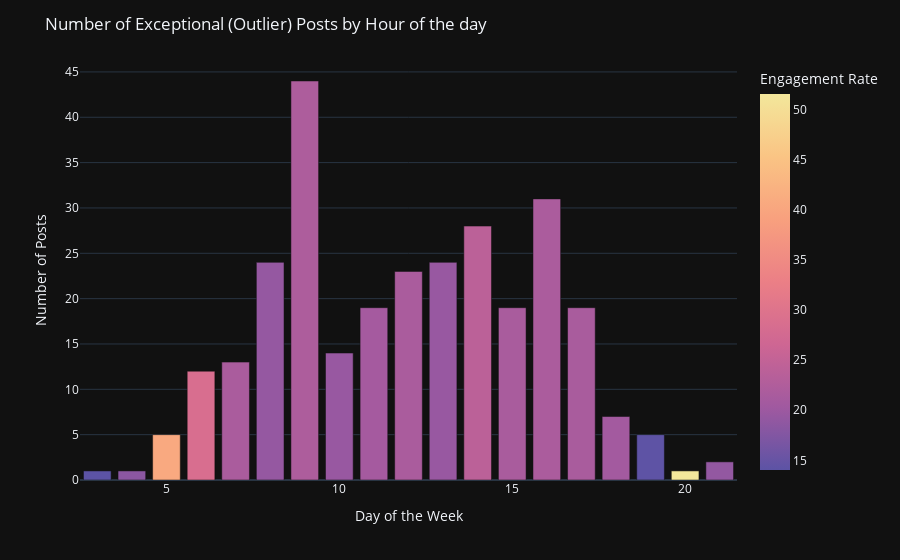

The code cell stored with this chart in its notebook:
### Code cell
# create a groupby object by grouping the data based on hour for the outlier dataframe
outlier_hour_group = outliers.groupby(outliers[PUBLISHED_DATE].dt.hour)

# create a new dataframe with the mean engagement rate for each day of the week and the number of posts
outlier_hour_df = pd.DataFrame(outlier_hour_group[ENGAGEMENT_RATE].mean())
outlier_hour_df['Hour'] = outlier_hour_df.index
outlier_hour_df[NUMBER_OF_POSTS] = outlier_hour_group[ENGAGEMENT_RATE].count()
outlier_hour_df.set_index('Hour', inplace=True)

# create a bar chart of number of posts for each day of the week with engagement rate as the color
fig = px.bar(outlier_hour_df, x=outlier_hour_df.index, y=NUMBER_OF_POSTS, color=ENGAGEMENT_RATE, color_continuous_scale=COLOR)
fig.update_layout(title='Number of Exceptional (Outlier) Posts by Hour of the day', xaxis_title='Hour of the Day', yaxis_title=NUMBER_OF_POSTS)
fig.show()

### Figure 1 — Plotly figure (JSON) as saved in the notebook; plotly's stock layout.template omitted (floating-point values rounded to 4 significant figures)
{"data": [{"alignmentgroup": "True", "hovertemplate": "Hour=%{x}<br>Number of Posts=%{y}<br>Engagement Rate=%{marker.color}<extra></extra>", "legendgroup": "", "marker": {"color": [14.04, 18.36, 40.69, 28.66, 21.7, 19.27, 22.04, 19.52, 20.91, 21.66, 19.56, 24.0, 21.57, 21.77, 21.57, 20.73, 14.18, 51.56, 19.05], "coloraxis": "coloraxis", "pattern": {"shape": ""}}, "name": "", "offsetgroup": "", "orientation": "v", "showlegend": false, "textposition": "auto", "type": "bar", "x": [3, 4, 5, 6, 7, 8, 9, 10, 11, 12, 13, 14, 15, 16, 17, 18, 19, 20, 21], "xaxis": "x", "y": [1, 1, 5, 12, 13, 24, 44, 14, 19, 23, 24, 28, 19, 31, 19, 7, 5, 1, 2], "yaxis": "y"}], "layout": {"barmode": "relative", "coloraxis": {"colorbar": {"title": {"text": "Engagement Rate"}}, "colorscale": [[0, "rgb(92, 83, 165)"], [0.1667, "rgb(160, 89, 160)"], [0.3333, "rgb(206, 102, 147)"], [0.5, "rgb(235, 127, 134)"], [0.6667, "rgb(248, 160, 126)"], [0.8333, "rgb(250, 196, 132)"], [1, "rgb(243, 231, 155)"]]}, "legend": {"tracegroupgap": 0}, "margin": {"t": 60}, "title": {"text": "Number of Exceptional (Outlier) Posts by Hour of the day"}, "xaxis": {"anchor": "y", "domain": [0, 1], "title": {"text": "Day of the Week"}}, "yaxis": {"anchor": "x", "domain": [0, 1], "title": {"text": "Number of Posts"}}}}
